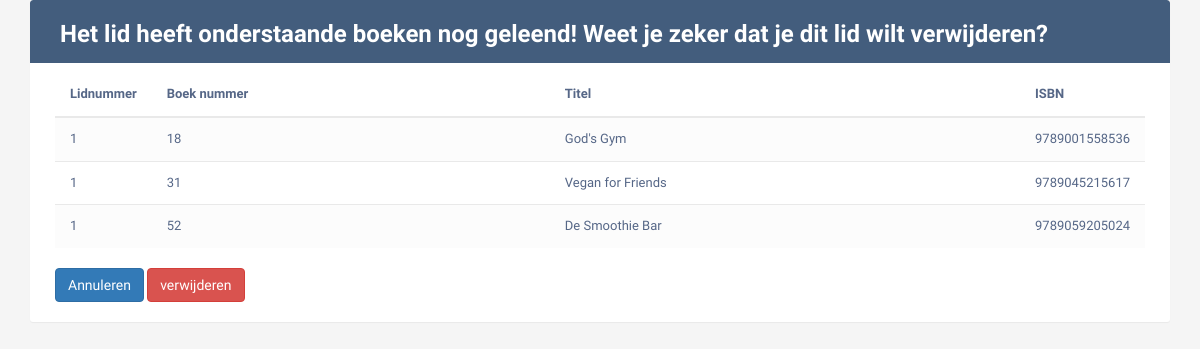
Screenshot of /OLD/Lid_Verwijderen.php?Lid_nr=1 with the database file from the repository.
### tables this page shows
CREATE TABLE `lening` (
  `Boek_nr` int(9) NOT NULL,
  `Lid_nr` int(9) NOT NULL,
  `Uitleentijdstip` timestamp NOT NULL DEFAULT CURRENT_TIMESTAMP,
  `Inleverdatum` date DEFAULT NULL
);

CREATE TABLE `boek` (
  `ISBN` bigint(13) NOT NULL,
  `Titel` varchar(255) NOT NULL,
  `Druk` int(2) NOT NULL,
  `Seriedeelnr` int(3) DEFAULT NULL,
  `Auteur_nr` int(9) NOT NULL,
  `Serie_nr` int(9) DEFAULT NULL
);

### functies/Common.php (called while the page is built, shortened)
<?php
    function sqlquery ($query){
        try {
            $conn = mysqli_connect(host, username, password, dbname);
            $result = mysqli_query($conn, $query);
            return $result;
        }
        catch (mysqli_sql_exception $e) {
            return mysqli_error($conn);
            die;
        }
    }
?>

### OLD/Lid_Verwijderen.php (the view, shortened to what this page needs)
<?php include "./templates/header.php"; ?>
<?php
    require "./functies/common.php";
    $Heeftnogleningen = sqlquery("SELECT Lid_nr,lening.Boek_nr,boek.Titel, boek.ISBN FROM lening
                                JOIN exemplaar on lening.boek_nr = exemplaar.boek_nr
                                JOIN Boek on exemplaar.ISBN = Boek.isbn
                                WHERE lid_nr = $_GET[Lid_nr]");
    if (($Heeftnogleningen->num_rows) > "0"){?>
        <div class="container">
            <div class="table-responsive">
                <div class="table-title">
                    <div class="row">
                        <div class="col-sm-12">
                            <h2><b>Het lid heeft onderstaande boeken nog geleend! Weet je zeker dat je dit lid wilt verwijderen?</b></h2>
                        </div>
                    </div>
                </div>
                <table class="table table-striped table-hover">
                    <thead>
                        <tr>
                            <th>Lidnummer</th>
                            <th>Boek nummer</th>
                            <th>Titel</th>
                            <th>ISBN</th>
                        </tr>
                    </thead>
                    <tbody>
                    <?php
                        foreach ($Heeftnogleningen as $row) :
                    ?>
                    <tr>
                        <td><?php echo $row["Lid_nr"];?></td>
                        <td><?php echo $row["Boek_nr"]?></td>
                        <td><?php echo $row["Titel"]?></td>
                        <td><?php echo $row["ISBN"]?></td>
                    </tr>
                    <?php
                        endforeach;
                    ?>
                    </tbody>
                </table>
                <form method="post">
                <a href="leden.php?>" class = "btn btn-primary mb-2">Annuleren</a>
                <input name="verwijderen2" type="submit" value="verwijderen" class = "btn btn-danger">
                </form>
            </div>
        </div>
<?php
}
?>
<?php include "./templates/footer.php"; ?>

### Templates/Header.php (style rules this page uses)
body { color: #566787; background: #f5f5f5; font-family: 'Varela Round', sans-serif; font-size: 13px; }
.table-responsive { background: #fff; padding: 20px 25px; margin: 0px 0; border-radius: 3px; box-shadow: 0 1px 1px rgba(0,0,0,.05); width: 100%; overflow-x: scroll; max-height: 850px; }
.table-title { padding-bottom: 15px; background: #435d7d; color: #fff; padding: 16px 30px; margin: -20px -25px 10px; border-radius: 3px 3px 0 0; }
.table-title h2 { margin: 5px 0 0; font-size: 24px; }
table.table tr th, table.table tr td { border-color: #e9e9e9; padding: 12px 15px; vertical-align: Middle; }
table.table tr th:first-child { width: 60px; }
table.table tr th:last-child { width: 100px; }
table.table-striped tbody tr:nth-of-type(odd) { background-color: #fcfcfc; }

### rows the page displays
lening: Lid_nr "1", Boek_nr "18", boek.Titel "God's Gym", boek.ISBN "9789001558536"
lening: Lid_nr "1", Boek_nr "31", boek.Titel "Vegan for Friends", boek.ISBN "9789045215617"
lening: Lid_nr "1", Boek_nr "52", boek.Titel "De Smoothie Bar", boek.ISBN "9789059205024"
